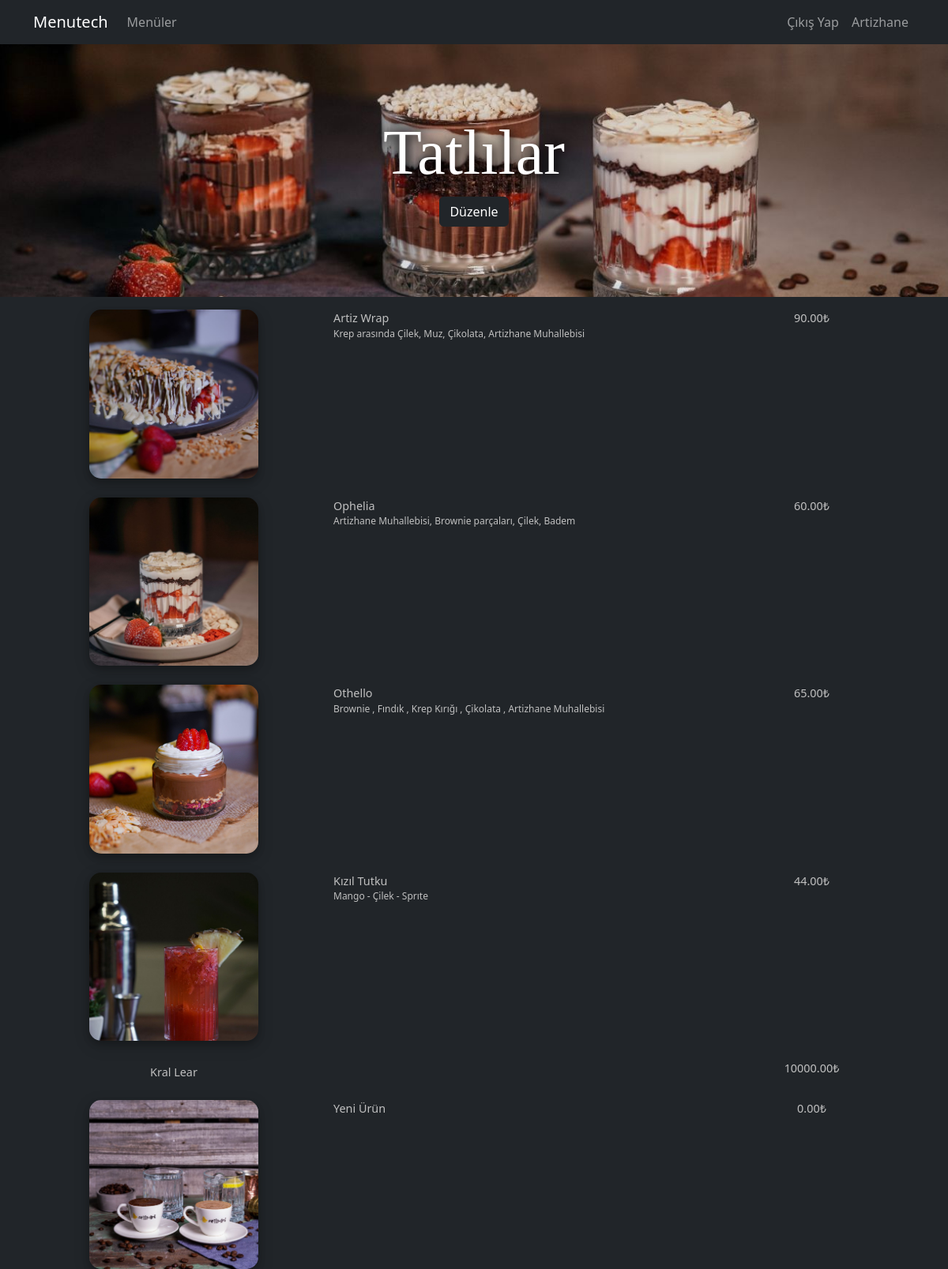
The page /menu/artizhane/tatllar/ (signed in) on the database its author committed.
### menu/models.py (models this page shows, shortened)
class Menu(models.Model):
    name = models.CharField(max_length=200, unique=True)
    image = models.ImageField(upload_to="menus")
    background_image = models.ImageField(upload_to="menus_backgrounds", default=("menus_backgrounds/default.jpg"))
    slug = models.SlugField(null=False ,unique=True, db_index=True, editable=False)
    user = models.ForeignKey(User, on_delete=models.CASCADE)

class Category(models.Model):
    name = models.CharField(max_length=200)
    image = models.ImageField(upload_to="categories", null=True)
    menu = models.ForeignKey(Menu, on_delete=models.CASCADE)
    slug = models.SlugField(null=False, db_index=True, editable=False, unique=True)

class Product(models.Model):
    name = models.CharField(max_length=200)
    slug = models.SlugField(db_index=True, editable=False, unique=True)
    image = models.ImageField(upload_to="products", null=True)
    description = models.TextField(default="")
    price = models.DecimalField(max_digits=7, decimal_places=2, default=0.0)
    category = models.ForeignKey(Category, on_delete=models.CASCADE)

### menu/views.py (the view)
# urls.py: path("<slug:slug>/<slug:category_slug>/", views.category_details, name = "category_details"),
def category_details(request, slug, category_slug):
    try:
        menu = Menu.objects.get(slug=slug)
    except:
        return redirect("home")
    if not menu.user.account.has_paid():
        return redirect("home")
    try:
        category = Category.objects.get(slug=category_slug, menu=menu)
    except:
        return redirect("menu_details", slug=slug)
    if(category.menu != menu):
        return redirect("menu_details", slug = slug)
    products = Product.objects.filter(category=category)
    data = {
        "menu":menu,
        "category":category,
        "products":products
    }
    return render(request, "menu/category_details.html", data)

### account/models.py (called while the page is built)
    def has_paid(self):
        current_date = datetime.date.today()
        return current_date < self.paid_until

### menu/templates/menu/category_details.html
{% extends "base.html" %}
{% load static %}
{% block css_files %}
    <link rel="stylesheet" href="{% static 'menu/css/menu.css' %}"/>
{% endblock css_files %}
{% block content %}
    <div class "row">
        <div class="col-12 menu-main-image"
            {% if category.image %}
            style="background-image: url({{ category.image.url }})"
            {% endif %}
        >
            <h2 class="text-center menu-text display-1">{{category.name|title}}</h2>
            {% if user.is_authenticated and menu.user == user %}
                <a href="{% url 'category_edit' menu.slug category.slug  %}">
                    <div>
                        <input type="button" value="Düzenle" class = "btn btn-dark {% if not category.image %}button-style{% endif %}">
                    </div>
                </a>
            {% endif %}
        </div>
    </div>
    <div class = "container mt-3 mb-3">
    {% for product in products %}
        {% include "menu/components/product.html" %}
    {% endfor %}
    </div>
{% endblock %}

### templates/partials/_navbar.html (shortened to what this page needs)
<nav class="navbar navbar-dark bg-dark navbar-expand-lg" >
    <div class="container">
        <a class="navbar-brand" href="{% url 'home' %}">Menutech</a>
        <div class = "collapse navbar-collapse" id = "navbar">
            {% if user.is_authenticated %}
                <ul class="navbar-nav me-auto">
                    <li class="nav-item">
                        <a href="{% url 'menu' %}" class="nav-link">Menüler</a>
                    </li>
                </ul>
            {% endif %}
            <ul class="navbar-nav ms-auto">
                {% if menu %}
                    {% if user.is_authenticated %}
                        <li class="nav-item">
                            <a class="nav-link" href="{% url 'logout' %}">Çıkış Yap</a>
                        </li>
                    {% endif %}
                    <li class="nav-item">
                        <a class="nav-link">{{menu.name|title}}</a>
                    </li>
                {% endif %}
            </ul>
        </div>
    </div>
</nav>

### menu/templates/menu/components/product.html (shortened to what this page needs)
<div class = "row mt-3 mb-4">
    <div class = "col-4 d-flex justify-content-center">
        {% if product.image %}
            <img src="{{product.image.url}}" class="img-fluid product-image" style="aspect-ratio: 1/1; object-fit: cover; overflow: hidden; border-radius:15px;
            box-shadow: 0 4px 8px 0 rgba(0, 0, 0, 0.2), 0 6px 20px 0 rgba(0, 0, 0, 0.19);"/>
        {% else %}
        <p class="product-text product-text-style" style="padding-top:5px;">{{product.name|title}}</p>
        {% endif %}
    </div>
    <div class = "col-5">
        {% if product.image %}
            <p class="product-text product-text-style">{{product.name|title}}</p>
            <p class="product-description-text product-text-style">{{product.description}}</p>
        {% endif %}
    </div>
    <div class = "col-3 center-block text-center">
            <p class="product-text product-text-style">{{product.price}}₺</p>
    </div>
</div>

### static/css/style.css (style rules this page uses)
html, body { margin: 0; height: 100%; }

### menu/static/menu/css/menu.css (style rules this page uses)
.menu-main-image { background-position: 50%; background-repeat: no-repeat; background-size: cover; display: flex; flex-direction: column; justify-content: center; min-height: 40vh; padding: 32px 0; position: relative; text-align: center; }
.menu-text { font-family: "Times New Roman", Times, serif; text-shadow: 1px 1px 13px rgba(0,0,0,.9),1px 1px 20px rgba(0,0,0,.8); color: white }
.product-text-style { margin-bottom: 0; color: #C0C0C0; }
@media screen and (min-width: 1001px) { .product-text { font-size: 1.2vw; } }
@media screen and (min-width: 1001px) { .product-description-text { font-size: 1vw; } }
@media screen and (min-width: 1001px) { .product-image { width: 60%; } }

### rows shown on the page
Menu: name "Artizhane"
Category: image (picture), name "Tatlılar", image "Düzenle"
Product: image (picture), name "Artiz Wrap", description "Krep arasında Çilek, Muz, Çikolata, Artizhane Muhallebisi", price "90.00"
Product: image (picture), name "Ophelia", description "Artizhane Muhallebisi, Brownie parçaları, Çilek, Badem", price "60.00"
Product: image (picture), name "Othello", description "Brownie , Fındık , Krep Kırığı , Çikolata , Artizhane Muhallebisi", price "65.00"
Product: image (picture), name "Kızıl Tutku", description "Mango - Çilek - Sprıte", price "44.00"
Product: name "Kral Lear", price "10000.00"
Product: image (picture), name "Yeni Ürün", price "0.00"
